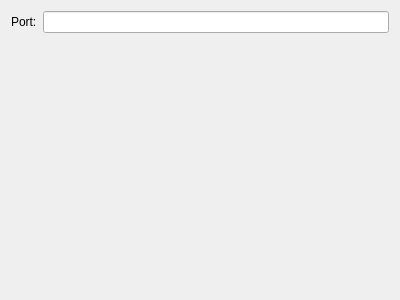
<?xml version="1.0" encoding="UTF-8"?>
<ui version="4.0">
 <class>SocketConfigWidget</class>
 <widget class="QWidget" name="SocketConfigWidget">
  <property name="geometry">
   <rect>
    <x>0</x>
    <y>0</y>
    <width>400</width>
    <height>300</height>
   </rect>
  </property>
  <property name="windowTitle">
   <string>Socket Configuration Widget</string>
  </property>
  <layout class="QFormLayout" name="formLayout">
   <item row="0" column="0">
    <widget class="QLabel" name="label3">
     <property name="text">
      <string>Port:</string>
     </property>
    </widget>
   </item>
   <item row="0" column="1">
    <widget class="QLineEdit" name="portTextField"/>
   </item>
  </layout>
 </widget>
 <resources/>
 <connections/>
</ui>
